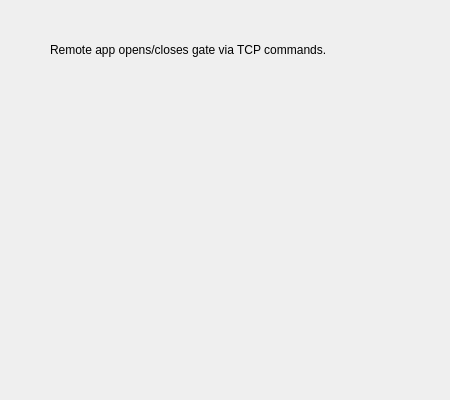
<?xml version="1.0" encoding="UTF-8"?>
<ui version="4.0">
 <class>GateTCPPanel</class>
 <widget class="QWidget" name="GateTCPPanel">
  <property name="geometry">
   <rect>
    <x>0</x>
    <y>0</y>
    <width>450</width>
    <height>400</height>
   </rect>
  </property>
  <property name="windowTitle">
   <string>Form</string>
  </property>
  <widget class="QLabel" name="label">
   <property name="geometry">
    <rect>
     <x>50</x>
     <y>40</y>
     <width>371</width>
     <height>20</height>
    </rect>
   </property>
   <property name="text">
    <string>Remote app opens/closes gate via TCP commands.</string>
   </property>
  </widget>
 </widget>
 <resources/>
 <connections/>
</ui>
